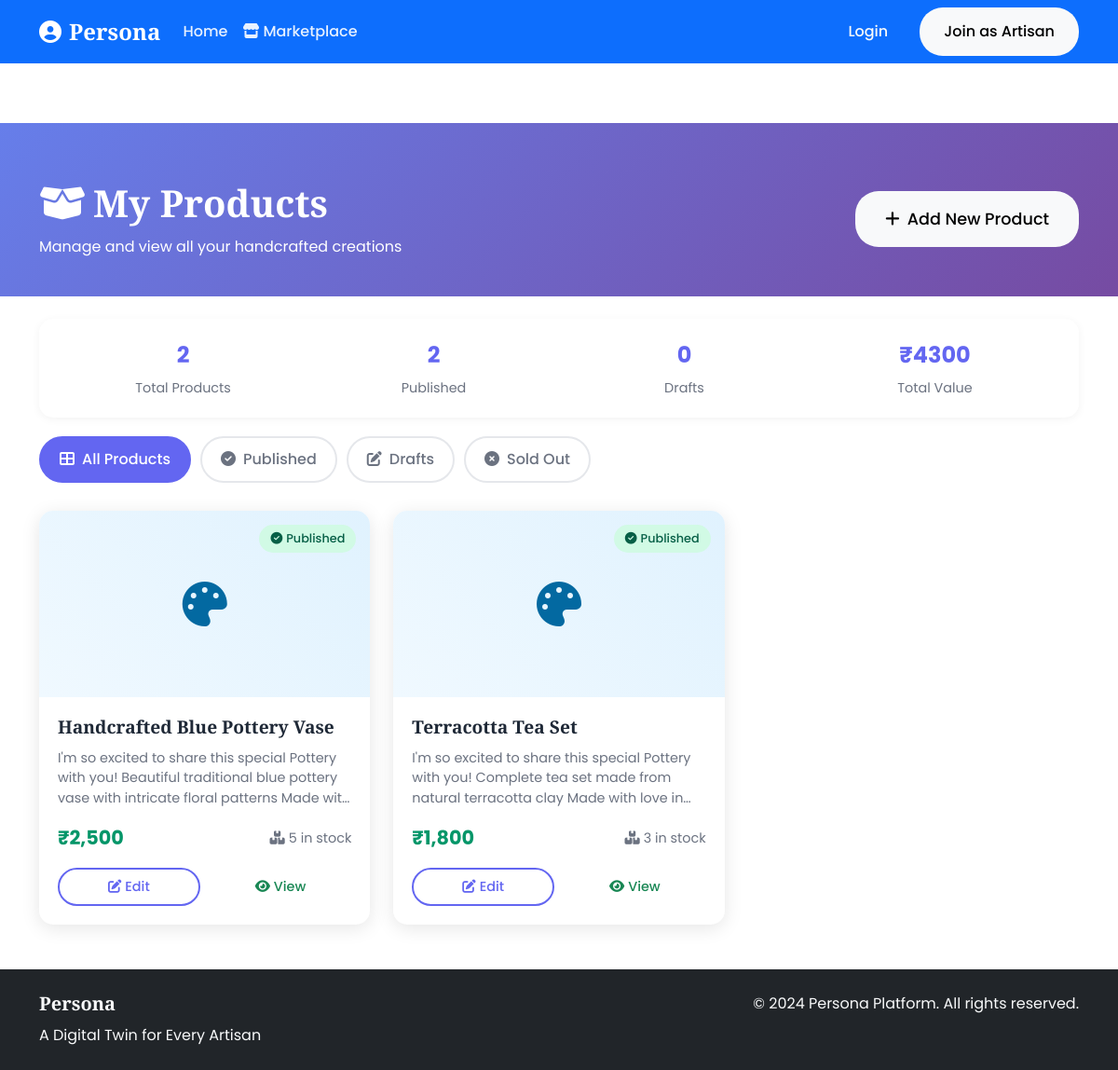
The app's page /artisan/products (signed in) with its own data.
### app.py (models this page shows)
class Product(db.Model):
    id = db.Column(db.Integer, primary_key=True)
    artisan_id = db.Column(db.Integer, db.ForeignKey('artisan.id'), nullable=False)
    name = db.Column(db.String(200), nullable=False)
    description = db.Column(db.Text)
    ai_enriched_description = db.Column(db.Text)
    price = db.Column(db.Float, nullable=False)
    stock_quantity = db.Column(db.Integer, default=1)
    category = db.Column(db.String(100))
    images = db.Column(db.Text)  # JSON array of image paths
    status = db.Column(db.String(20), default='draft')  # draft, published, sold_out
    cultural_significance = db.Column(db.Text)
    creation_story = db.Column(db.Text)
    created_at = db.Column(db.DateTime, default=datetime.utcnow)

### app.py (the view)
    def decorated_function(*args, **kwargs):
        if not is_logged_in():
            return redirect(url_for('login'))
        return f(*args, **kwargs)

### app.py (called while the page is built)
def is_logged_in():
    return 'user_id' in session

def get_current_user():
    if is_logged_in():
        return User.query.get(session['user_id'])
    return None

def login_required(f):
    def decorated_function(*args, **kwargs):
        if not is_logged_in():
            return redirect(url_for('login'))
        return f(*args, **kwargs)
    decorated_function.__name__ = f.__name__
    return decorated_function

@app.route('/artisan/products')
@login_required
def my_products():
    if not get_current_user().user_type == 'artisan':
        flash('Access denied. Artisan account required.', 'error')
        return redirect(url_for('index'))
    artisan = Artisan.query.filter_by(user_id=get_current_user().id).first()
    if not artisan:
        flash('Artisan profile not found.', 'error')
        return redirect(url_for('index'))
    products = Product.query.filter_by(artisan_id=artisan.id).order_by(Product.created_at.desc()).all()
    return render_template('my_products.html', products=products, artisan=artisan)

### templates/my_products.html (shortened to what this page needs)
{% extends "base.html" %}
{% block content %}
<section class="products-header">
    <div class="container">
        <div class="row align-items-center">
            <div class="col-md-8">
                <h1><i class="fas fa-box-open me-2"></i>My Products</h1>
                <p class="mb-0">Manage and view all your handcrafted creations</p>
            </div>
            <div class="col-md-4 text-end">
                <button class="btn btn-light btn-lg" onclick="showAddProductModal()">
                    <i class="fas fa-plus me-2"></i>Add New Product
                </button>
            </div>
        </div>
    </div>
</section>
<div class="container my-4">
    <div class="stats-bar">
        <div class="stats-row">
            <div class="stat-item">
                <div class="stat-value" id="totalProducts">{{ products|length }}</div>
                <div class="stat-label">Total Products</div>
            </div>
            <div class="stat-item">
                <div class="stat-value" id="publishedProducts">{{ products|selectattr("status", "equalto", "published")|list|length }}</div>
                <div class="stat-label">Published</div>
            </div>
            <div class="stat-item">
                <div class="stat-value" id="draftProducts">{{ products|selectattr("status", "equalto", "draft")|list|length }}</div>
                <div class="stat-label">Drafts</div>
            </div>
            <div class="stat-item">
                <div class="stat-value">₹{{ products|sum(attribute='price')|int|default(0) }}</div>
                <div class="stat-label">Total Value</div>
            </div>
        </div>
    </div>
    <div class="filter-tabs">
        <div class="filter-tab active" data-filter="all">
            <i class="fas fa-th-large me-2"></i>All Products
        </div>
        <div class="filter-tab" data-filter="published">
            <i class="fas fa-check-circle me-2"></i>Published
        </div>
        <div class="filter-tab" data-filter="draft">
            <i class="fas fa-edit me-2"></i>Drafts
        </div>
        <div class="filter-tab" data-filter="sold_out">
            <i class="fas fa-times-circle me-2"></i>Sold Out
        </div>
    </div>
    <div class="product-grid" id="productsGrid">
        {% if products %}
        {% for product in products %}
        <div class="product-item" data-status="{{ product.status }}" data-product-id="{{ product.id }}" onclick="openProductCard({{ product.id }})">
            <div class="product-status status-{{ product.status }}">
                {% if product.status == 'published' %}
                    <i class="fas fa-check-circle me-1"></i>Published
                {% elif product.status == 'draft' %}
                    <i class="fas fa-edit me-1"></i>Draft
                {% elif product.status == 'sold_out' %}
                    <i class="fas fa-times-circle me-1"></i>Sold Out
                {% endif %}
            </div>
            <div class="product-image">
                <i class="fas fa-{{ 'palette' if product.category == 'Pottery' else 'cut' if product.category == 'Textiles' else 'gem' if product.category == 'Jewelry' else 'tree' if product.category == 'Woodwork' else 'star' }}"></i>
            </div>
            <div class="product-content">
                <h3 class="product-title">{{ product.name }}</h3>
                <p class="product-description">
                    {{ product.ai_enriched_description or product.description or 'No description available' }}
                </p>
                <div class="product-meta">
                    <div class="product-price">₹{{ "{:,}".format(product.price|int) }}</div>
                    <div class="product-stock">
                        <i class="fas fa-boxes me-1"></i>{{ product.stock_quantity }} in stock
                    </div>
                </div>
                <div class="product-actions">
                    <button class="btn btn-outline-primary btn-sm" onclick="event.stopPropagation(); editProduct({{ product.id }})">
                        <i class="fas fa-edit me-1"></i>Edit
                    </button>
                    <button class="btn btn-outline-success btn-sm" onclick="event.stopPropagation(); viewProduct({{ product.id }})">
                        <i class="fas fa-eye me-1"></i>View
                    </button>
                </div>
            </div>
        </div>
        {% endfor %}
        {% endif %}
    </div>
</div>
{% endblock %}

### static/css/style.css (style rules this page uses)
:root { --primary-color: #6366f1; --secondary-color: #8b5cf6; --success-color: #10b981; --warning-color: #f59e0b; --danger-color: #ef4444; --dark-color: #1f2937; --light-color: #f8fafc; --border-color: #e5e7eb; --text-muted: #6b7280; }
* { box-sizing: border-box; }
body { font-family: 'Poppins', sans-serif; line-height: 1.6; color: #374151; background-color: #ffffff; }
h1, h2, h3, h4, h5, h6 { font-family: 'Playfair Display', serif; font-weight: 600; line-height: 1.3; }
.btn { border-radius: 25px; font-weight: 500; padding: 12px 24px; transition: all 0.3s ease; border: 2px solid transparent; }
.btn-outline-primary { border-color: var(--primary-color); color: var(--primary-color); background: transparent; }
.btn-lg { padding: 15px 30px; font-size: 1.1rem; }
.btn-sm { padding: 8px 16px; font-size: 0.9rem; }
.fade-in-up { animation: fadeInUp 0.6s ease-out; }

### templates/my_products.html (style rules this page uses)
.products-header { background: linear-gradient(135deg, #667eea 0%, #764ba2 100%); color: white; padding: 60px 0 40px; margin-top: 56px; }
.product-grid { display: grid; grid-template-columns: repeat(auto-fill, minmax(350px, 1fr)); gap: 25px; margin: 30px 0; }
.product-item { background: white; border-radius: 15px; box-shadow: 0 4px 20px rgba(0,0,0,0.1); overflow: hidden; transition: all 0.3s ease; position: relative; cursor: pointer; }
.product-image { width: 100%; height: 200px; background: linear-gradient(45deg, #f0f9ff, #e0f2fe); display: flex; align-items: center; justify-content: center; font-size: 3rem; color: #0369a1; }
.product-content { padding: 20px; }
.product-title { font-size: 1.2rem; font-weight: 600; color: #1f2937; margin-bottom: 10px; }
.product-description { color: #6b7280; font-size: 0.9rem; line-height: 1.5; margin-bottom: 15px; display: -webkit-box; -webkit-line-clamp: 3; -webkit-box-orient: vertical; overflow: hidden; }
.product-meta { display: flex; justify-content: space-between; align-items: center; margin-bottom: 15px; }
.product-price { font-size: 1.3rem; font-weight: 700; color: #059669; }
.product-stock { font-size: 0.9rem; color: #6b7280; }
.product-status { position: absolute; top: 15px; right: 15px; padding: 5px 12px; border-radius: 20px; font-size: 0.8rem; font-weight: 500; }
.status-published { background: #d1fae5; color: #065f46; }
.product-actions { display: flex; gap: 10px; margin-top: 15px; }
.product-actions .btn { flex: 1; font-size: 0.9rem; }
.filter-tabs { display: flex; gap: 10px; margin: 20px 0; flex-wrap: wrap; }
.filter-tab { padding: 10px 20px; border: 2px solid #e5e7eb; border-radius: 25px; background: white; color: #6b7280; cursor: pointer; transition: all 0.3s ease; font-weight: 500; }
.filter-tab.active { border-color: #6366f1; background: #6366f1; color: white; }
.stats-bar { background: white; border-radius: 15px; padding: 20px; margin: 20px 0; box-shadow: 0 2px 10px rgba(0,0,0,0.05); }
.stats-row { display: flex; justify-content: space-around; text-align: center; }
.stat-item { flex: 1; }
.stat-value { font-size: 1.5rem; font-weight: 700; color: #6366f1; }
.stat-label { font-size: 0.9rem; color: #6b7280; margin-top: 5px; }

### records on screen
Product: status "published" (drawn), name "Handcrafted Blue Pottery Vase", ai_enriched_description "I'm so excited to share this special Pottery with you! Beautiful traditional blue pottery vase with intricate floral patterns Made…", price "2,500", stock_quantity "5"
Product: status "published" (drawn), name "Terracotta Tea Set", ai_enriched_description "I'm so excited to share this special Pottery with you! Complete tea set made from natural terracotta clay Made with love…", price "1,800", stock_quantity "3"

### other values on screen
{{ products|length }} "2"
{{ products|selectattr("status", "equalto", "published")|list|length }} "2"
{{ products|selectattr("status", "equalto", "draft")|list|length }} "0"
{{ products|sum(attribute='price')|int|default(0) }} "4300"
